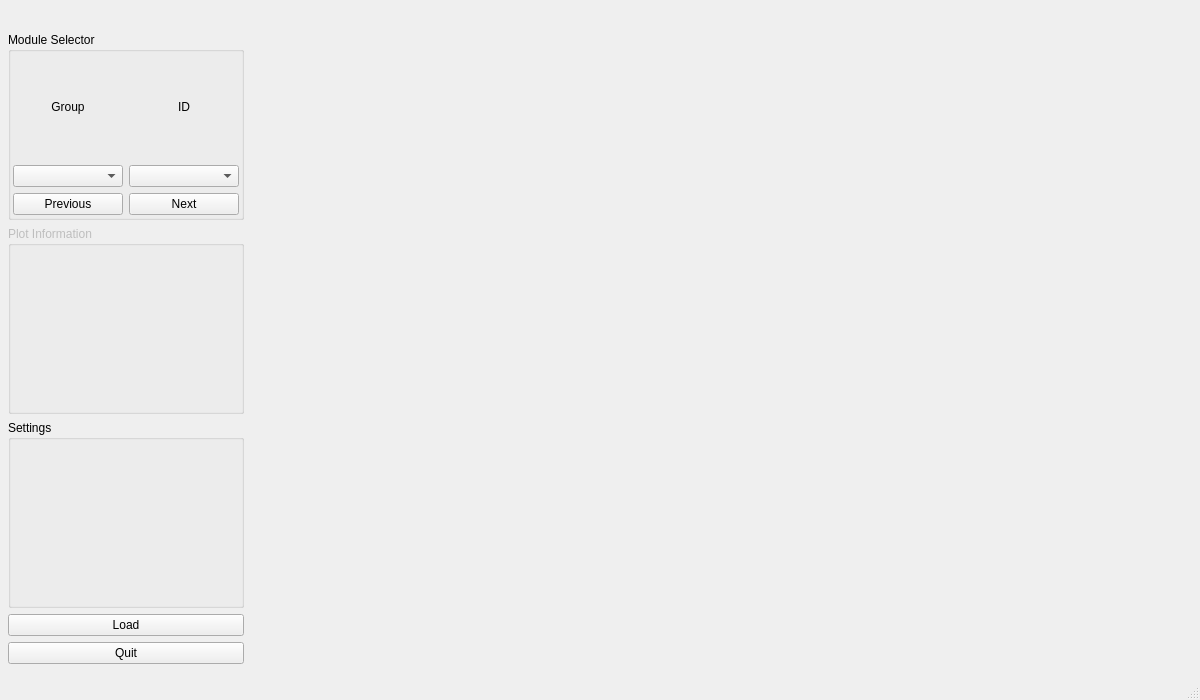
<?xml version="1.0" encoding="UTF-8"?>
<ui version="4.0">
 <class>veloview</class>
 <widget class="QMainWindow" name="veloview">
  <property name="geometry">
   <rect>
    <x>0</x>
    <y>0</y>
    <width>1200</width>
    <height>700</height>
   </rect>
  </property>
  <property name="windowTitle">
   <string>MainWindow</string>
  </property>
  <widget class="QWidget" name="centralwidget">
   <layout class="QGridLayout" name="gridLayout" rowstretch="0,0,0,0" columnstretch="1,4">
    <property name="leftMargin">
     <number>8</number>
    </property>
    <property name="topMargin">
     <number>12</number>
    </property>
    <property name="rightMargin">
     <number>8</number>
    </property>
    <property name="bottomMargin">
     <number>8</number>
    </property>
    <item row="0" column="1" rowspan="4">
     <widget class="QWidget" name="m_contentHolder" native="true">
      <layout class="QGridLayout" name="gridLayout_4">
       <property name="leftMargin">
        <number>0</number>
       </property>
       <property name="topMargin">
        <number>0</number>
       </property>
       <property name="rightMargin">
        <number>0</number>
       </property>
       <property name="bottomMargin">
        <number>0</number>
       </property>
       <item row="0" column="0">
        <widget class="QLabel" name="m_logo">
         <property name="text">
          <string/>
         </property>
         <property name="alignment">
          <set>Qt::AlignCenter</set>
         </property>
        </widget>
       </item>
      </layout>
     </widget>
    </item>
    <item row="0" column="0">
     <widget class="QWidget" name="m_sideBar" native="true">
      <property name="maximumSize">
       <size>
        <width>10000</width>
        <height>16777215</height>
       </size>
      </property>
      <layout class="QGridLayout" name="gridLayout_2" rowstretch="0,1,1,1">
       <property name="leftMargin">
        <number>0</number>
       </property>
       <property name="topMargin">
        <number>0</number>
       </property>
       <property name="rightMargin">
        <number>0</number>
       </property>
       <property name="bottomMargin">
        <number>0</number>
       </property>
       <item row="2" column="0">
        <widget class="QGroupBox" name="w_plotOps">
         <property name="enabled">
          <bool>false</bool>
         </property>
         <property name="title">
          <string>Plot Information</string>
         </property>
        </widget>
       </item>
       <item row="3" column="0">
        <widget class="QGroupBox" name="w_settings">
         <property name="title">
          <string>Settings</string>
         </property>
         <layout class="QGridLayout" name="gridLayout_3">
          <property name="leftMargin">
           <number>2</number>
          </property>
          <property name="topMargin">
           <number>2</number>
          </property>
          <property name="rightMargin">
           <number>2</number>
          </property>
          <property name="bottomMargin">
           <number>2</number>
          </property>
         </layout>
        </widget>
       </item>
       <item row="1" column="0">
        <widget class="QGroupBox" name="w_moduleSelector">
         <property name="minimumSize">
          <size>
           <width>0</width>
           <height>0</height>
          </size>
         </property>
         <property name="maximumSize">
          <size>
           <width>500</width>
           <height>100000</height>
          </size>
         </property>
         <property name="title">
          <string>Module Selector</string>
         </property>
         <layout class="QGridLayout" name="gridLayout_5">
          <property name="leftMargin">
           <number>2</number>
          </property>
          <property name="topMargin">
           <number>2</number>
          </property>
          <property name="rightMargin">
           <number>2</number>
          </property>
          <property name="bottomMargin">
           <number>2</number>
          </property>
          <item row="1" column="0">
           <widget class="QComboBox" name="b_selector1">
            <property name="maximumSize">
             <size>
              <width>100000</width>
              <height>16777215</height>
             </size>
            </property>
           </widget>
          </item>
          <item row="0" column="0">
           <widget class="QLabel" name="label">
            <property name="text">
             <string>Group</string>
            </property>
            <property name="alignment">
             <set>Qt::AlignCenter</set>
            </property>
           </widget>
          </item>
          <item row="0" column="1">
           <widget class="QLabel" name="label_2">
            <property name="text">
             <string>ID</string>
            </property>
            <property name="alignment">
             <set>Qt::AlignCenter</set>
            </property>
           </widget>
          </item>
          <item row="1" column="1">
           <widget class="QComboBox" name="b_selector2">
            <property name="maximumSize">
             <size>
              <width>100000</width>
              <height>16777215</height>
             </size>
            </property>
           </widget>
          </item>
          <item row="2" column="0">
           <widget class="QPushButton" name="b_selector3">
            <property name="text">
             <string>Previous</string>
            </property>
           </widget>
          </item>
          <item row="2" column="1">
           <widget class="QPushButton" name="b_selector4">
            <property name="text">
             <string>Next</string>
            </property>
           </widget>
          </item>
         </layout>
        </widget>
       </item>
       <item row="0" column="0">
        <widget class="QLabel" name="l_logo">
         <property name="maximumSize">
          <size>
           <width>16777215</width>
           <height>10000</height>
          </size>
         </property>
         <property name="text">
          <string/>
         </property>
        </widget>
       </item>
      </layout>
     </widget>
    </item>
    <item row="1" column="0">
     <widget class="QPushButton" name="b_load">
      <property name="maximumSize">
       <size>
        <width>500</width>
        <height>16777215</height>
       </size>
      </property>
      <property name="text">
       <string>Load</string>
      </property>
     </widget>
    </item>
    <item row="2" column="0">
     <widget class="QPushButton" name="b_quit">
      <property name="maximumSize">
       <size>
        <width>500</width>
        <height>16777215</height>
       </size>
      </property>
      <property name="text">
       <string>Quit</string>
      </property>
     </widget>
    </item>
   </layout>
  </widget>
  <widget class="QMenuBar" name="menubar">
   <property name="geometry">
    <rect>
     <x>0</x>
     <y>0</y>
     <width>1200</width>
     <height>22</height>
    </rect>
   </property>
  </widget>
  <widget class="QStatusBar" name="statusbar"/>
 </widget>
 <resources/>
 <connections/>
</ui>
